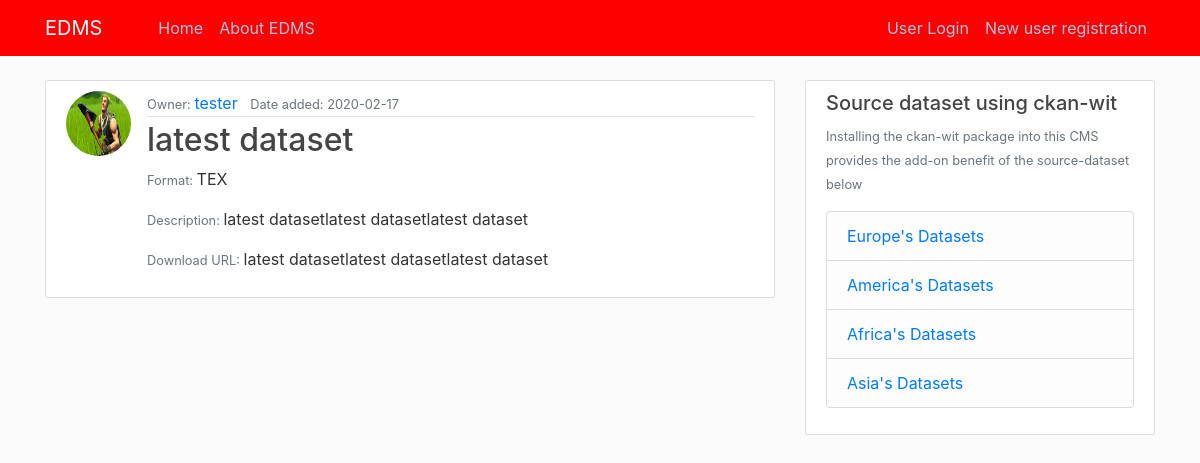
/dataset/details/5, run on the app's committed database.
### edms/models.py (models this page shows, shortened)
class User(db.Model, UserMixin):
    id = db.Column(db.Integer, primary_key=True)
    username = db.Column(db.String(50), unique=True, nullable=False)
    email = db.Column(db.String(120), unique=True, nullable=False)
    user_avatar = db.Column(db.String(30), nullable=False, default='default.jpg')
    password = db.Column(db.String(70), nullable=False)
    datasets = db.relationship('Dataset', backref='owner', lazy=True)

class Dataset(db.Model):
    id = db.Column(db.Integer, primary_key=True)
    name_or_title = db.Column(db.String(120), nullable=False)
    distribution_license = db.Column(db.String(30), nullable=False)
    format = db.Column(db.String(30), nullable=False)
    description = db.Column(db.Text, nullable=False)
    download_url = db.Column(db.Text, nullable=False)
    date_added = db.Column(db.DateTime, nullable=False, default=datetime.utcnow)
    user_id = db.Column(db.Integer, db.ForeignKey('user.id'), nullable=False)

### edms/datasets/routes.py (the view)
@datasets.route('/dataset/details/<int:dataset_id>')
def dataset_details(dataset_id):
    dataset = Dataset.query.get_or_404(dataset_id)
    return render_template('pages/dataset.html', title=dataset.name_or_title, dataset=dataset)

### edms/templates/pages/dataset.html (shortened to what this page needs)
{% extends 'base.html' %}
{% block content %}
    <article class="media content-section">
        <img src="{{ url_for('static', filename='img/'+ dataset.owner.user_avatar) }}"
             alt="" class="rounded-circle article-img">
              <div class="media-body">
                <div class="article-metadata">
                    <small class="text-muted"> Owner: </small> <a class="mr-2" href="#"> {{ dataset.owner.username }}</a>
                    <small class="text-muted">Date added: {{ dataset.date_added.strftime('%Y-%m-%d') }}</small>
                </div>
                <h2 class="article-title" >{{ dataset.name_or_title }}</h2>
                  <p class="article-content"><small class="text-muted">Format: </small> {{ dataset.format }}</p>
                  <p class="article-content"><small class="text-muted">Description: </small> {{ dataset.description }}</p>
                  <p class="article-content"><small class="text-muted">Download URL: </small> {{ dataset.download_url }}</p>
              </div>
            </article>
{% endblock content %}

### edms/static/custom_styles.css (style rules this page uses)
html { height: 100%; margin: 0; }
body { background: #fafafa; color: #333333; padding: 0; margin-top: 5rem; }
h1, h2, h3, h4, h5, h6 { color: #444444; }
.content-section { background: #ffffff; padding: 10px 20px; border: 1px solid #dddddd; border-radius: 3px; margin-bottom: 20px; }
.article-title { color: #444444; }
.article-content { white-space: pre-line; }
.article-img { height: 65px; width: 65px; margin-right: 16px; }
.article-metadata { padding-bottom: 1px; margin-bottom: 4px; border-bottom: 1px solid #e3e3e3 }

### data on the page
User: user_avatar (placeholder picture), owner.username "tester"
Dataset: date_added "2020-02-17", name_or_title "latest dataset", format "TEX", description "latest datasetlatest datasetlatest dataset", download_url "latest datasetlatest datasetlatest dataset"
